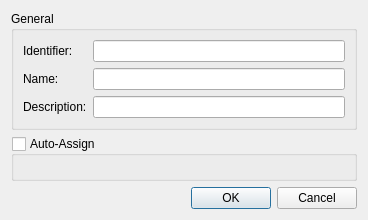
<?xml version="1.0" encoding="UTF-8"?>
<ui version="4.0">
 <class>DlgFootnoteEditor</class>
 <widget class="QDialog" name="DlgFootnoteEditor">
  <property name="geometry">
   <rect>
    <x>0</x>
    <y>0</y>
    <width>368</width>
    <height>220</height>
   </rect>
  </property>
  <property name="windowTitle">
   <string>Edit Footnote</string>
  </property>
  <layout class="QVBoxLayout" name="verticalLayout">
   <item>
    <widget class="QGroupBox" name="groupBox">
     <property name="title">
      <string>General</string>
     </property>
     <layout class="QFormLayout" name="formLayout">
      <item row="0" column="0">
       <widget class="QLabel" name="lIdentifier">
        <property name="text">
         <string>Identifier:</string>
        </property>
       </widget>
      </item>
      <item row="0" column="1">
       <widget class="QLineEdit" name="leIdentifier"/>
      </item>
      <item row="2" column="0">
       <widget class="QLabel" name="lDescription">
        <property name="text">
         <string>Description:</string>
        </property>
       </widget>
      </item>
      <item row="2" column="1">
       <widget class="QLineEdit" name="leDescription"/>
      </item>
      <item row="1" column="0">
       <widget class="QLabel" name="label">
        <property name="text">
         <string>Name:</string>
        </property>
       </widget>
      </item>
      <item row="1" column="1">
       <widget class="QLineEdit" name="leName"/>
      </item>
     </layout>
    </widget>
   </item>
   <item>
    <widget class="QGroupBox" name="gbAutoAssign">
     <property name="enabled">
      <bool>true</bool>
     </property>
     <property name="title">
      <string>Auto-Assign</string>
     </property>
     <property name="checkable">
      <bool>true</bool>
     </property>
     <property name="checked">
      <bool>false</bool>
     </property>
     <layout class="QVBoxLayout" name="verticalLayout_2">
      <item>
       <widget class="WdgDaySelector" name="daySelector" native="true"/>
      </item>
     </layout>
    </widget>
   </item>
   <item>
    <widget class="QDialogButtonBox" name="buttonBox">
     <property name="orientation">
      <enum>Qt::Horizontal</enum>
     </property>
     <property name="standardButtons">
      <set>QDialogButtonBox::Cancel|QDialogButtonBox::Ok</set>
     </property>
    </widget>
   </item>
  </layout>
 </widget>
 <customwidgets>
  <customwidget>
   <class>WdgDaySelector</class>
   <extends>QWidget</extends>
   <header>Widgets/wdgdayselector.h</header>
   <container>1</container>
  </customwidget>
 </customwidgets>
 <tabstops>
  <tabstop>leIdentifier</tabstop>
  <tabstop>leName</tabstop>
  <tabstop>leDescription</tabstop>
  <tabstop>gbAutoAssign</tabstop>
 </tabstops>
 <resources/>
 <connections>
  <connection>
   <sender>buttonBox</sender>
   <signal>accepted()</signal>
   <receiver>DlgFootnoteEditor</receiver>
   <slot>accept()</slot>
   <hints>
    <hint type="sourcelabel">
     <x>257</x>
     <y>210</y>
    </hint>
    <hint type="destinationlabel">
     <x>157</x>
     <y>219</y>
    </hint>
   </hints>
  </connection>
  <connection>
   <sender>buttonBox</sender>
   <signal>rejected()</signal>
   <receiver>DlgFootnoteEditor</receiver>
   <slot>reject()</slot>
   <hints>
    <hint type="sourcelabel">
     <x>325</x>
     <y>210</y>
    </hint>
    <hint type="destinationlabel">
     <x>286</x>
     <y>219</y>
    </hint>
   </hints>
  </connection>
 </connections>
</ui>
